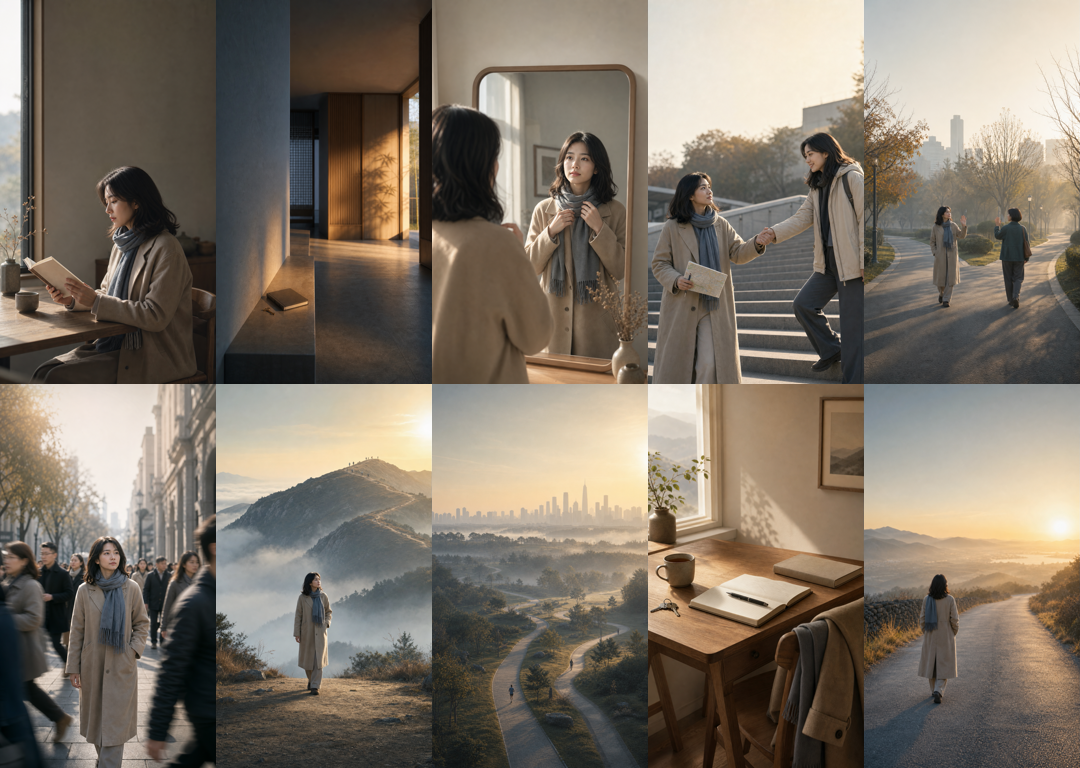
#> input picture skills/produce-wechat-book-video/assets/style-references/warm-cinematic-literary-life-v1.png, 1080 x 768 px
$ python -i crop_grid.py   (imports and definitions only)
#> lines starting #> are read from the running program, lines starting #| are printed output that depends on the picture
#!/usr/bin/env python3
"""把 3x3 九宫格总图裁成 9 张独立图，或把单张图 fit 成最终分镜。
argv[1]: JSON {"grid":"总图.png","out_prefix":"cell_","out_dir":"...","inset":0.02,"output_width":768,"output_height":768}
单图模式: {"single":true,"grid":"输入.png","out_path":"输出.jpg","output_width":768,"output_height":768}
输出 JSON: {"cells":["path1",...]}；九宫格按 左→右、上→下 顺序。
"""
import sys, json, os
from PIL import Image


def fit_to_output(im, output_width, output_height):
    if output_width <= 0 or output_height <= 0:
        return im
    target_ratio = output_width / output_height
    current_ratio = im.width / im.height
    if current_ratio > target_ratio:
        new_w = int(im.height * target_ratio)
        left = (im.width - new_w) // 2
        im = im.crop((left, 0, left + new_w, im.height))
    elif current_ratio < target_ratio:
        new_h = int(im.width / target_ratio)
        top = (im.height - new_h) // 2
        im = im.crop((0, top, im.width, top + new_h))
    return im.resize((output_width, output_height), Image.LANCZOS)


def main():
    cfg = json.load(open(sys.argv[1], "r", encoding="utf-8"))
    im = Image.open(cfg["grid"]).convert("RGB")
    cell_size = int(cfg.get("cell_size", 0))  # 旧配置兼容：>0 则输出 cell_size 正方形
    output_width = int(cfg.get("output_width", cell_size))
    output_height = int(cfg.get("output_height", cell_size))

    if cfg.get("single"):
        out_path = cfg["out_path"]
        out_dir = os.path.dirname(out_path)
        if out_dir:
            os.makedirs(out_dir, exist_ok=True)
        fit_to_output(im, output_width, output_height).save(out_path, quality=95, subsampling=0, optimize=True)
        print(json.dumps({"cells": [out_path]}))
        return

    W, H = im.size
    cw, ch = W / 3.0, H / 3.0
    inset = float(cfg.get("inset", 0.02))  # 向内收，避开格子间分隔线
    out_dir = cfg["out_dir"]
    prefix = cfg.get("out_prefix", "cell_")
    paths = []
    idx = 0
    for r in range(3):
        for c in range(3):
            x0 = int(c * cw + cw * inset)
            y0 = int(r * ch + ch * inset)
            x1 = int((c + 1) * cw - cw * inset)
            y1 = int((r + 1) * ch - ch * inset)
            cell = im.crop((x0, y0, x1, y1))
            cell = fit_to_output(cell, output_width, output_height)
            p = os.path.join(out_dir, f"{prefix}{idx:03d}.jpg")
            cell.save(p, quality=95, subsampling=0, optimize=True)
            paths.append(p)
            idx += 1
    print(json.dumps({"cells": paths}))


# [2 lines not run here, left out]

>>> import cv2
>>> picture = cv2.imread('../../../../skills/produce-wechat-book-video/assets/style-references/warm-cinematic-literary-life-v1.png', cv2.IMREAD_GRAYSCALE)
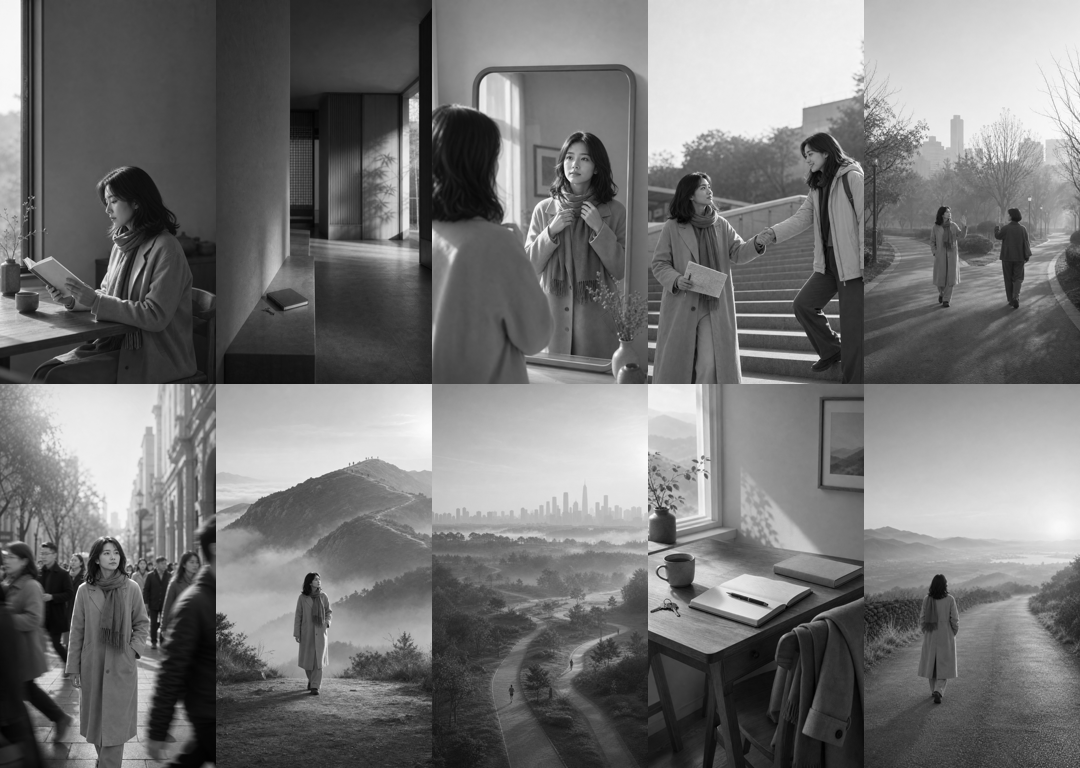
#> picture: shape (768, 1080); min 0, max 255, mean 116.1
>>> result = fit_to_output(picture, 'out.png', 'out1.png')
#> (the run stopped early here; a loop or call above may not have finished)
